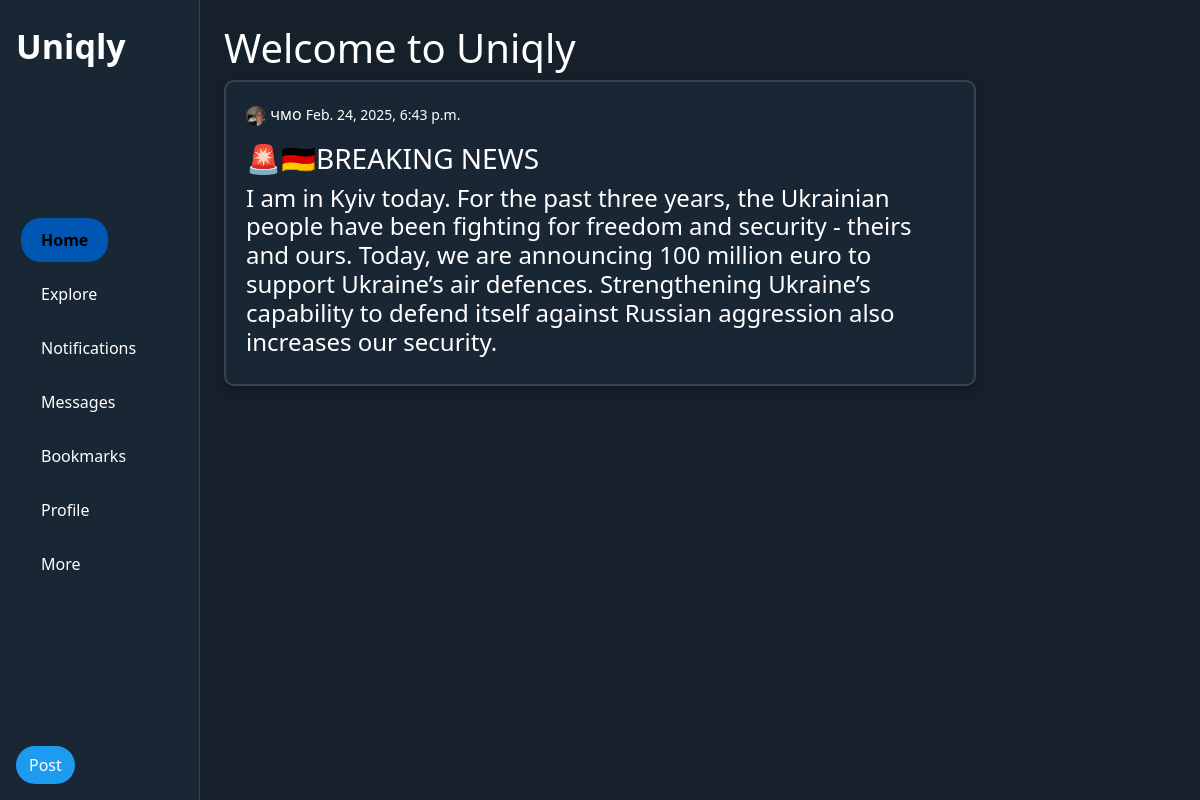
The app's page /, older data.
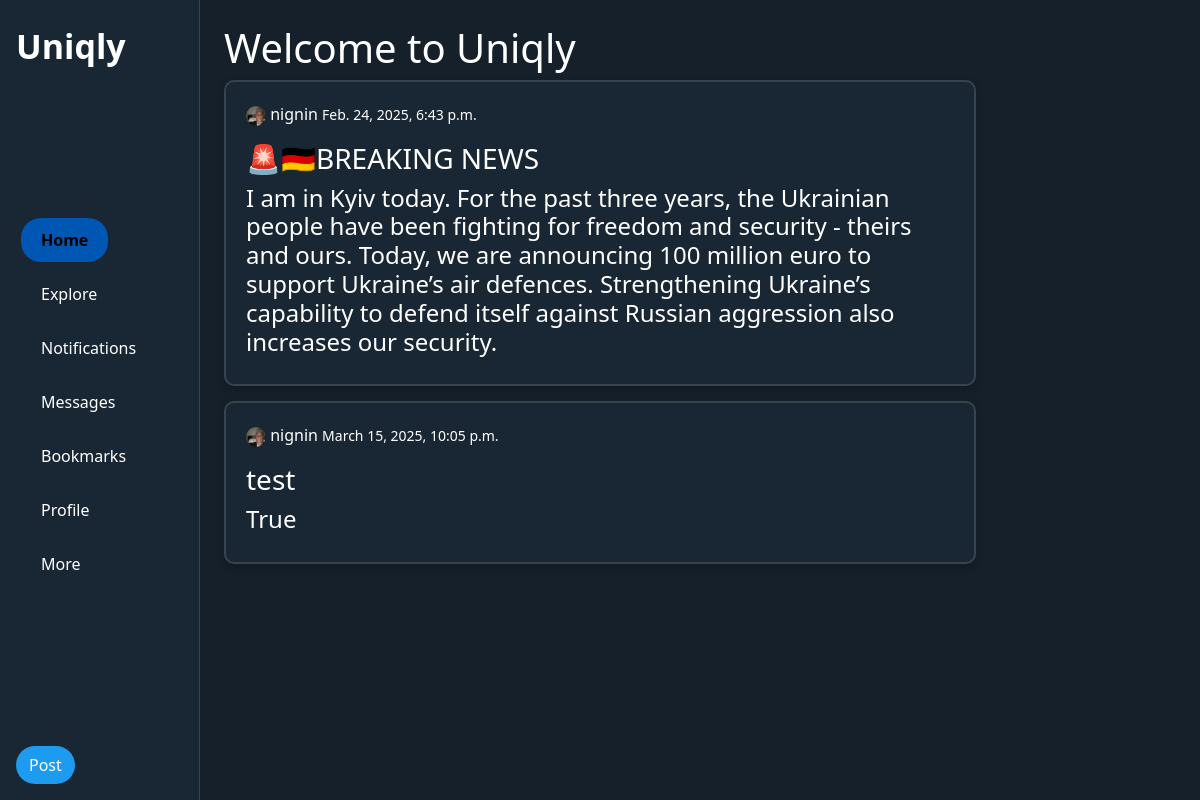
The same page, newer data.
### uniqly/models.py (models this page shows)
class Post(models.Model):
    content = models.TextField(default=True)
    title = models.TextField()
    created_at = models.DateTimeField(auto_now_add=True)
    user = models.ForeignKey(settings.AUTH_USER_MODEL, on_delete=models.CASCADE, related_name='posts')
    photo = models.ImageField(upload_to="Image", null= True, blank=True)

### aunthentication/models.py (models this page shows)
class CustomUser(AbstractUser):
    ROLE_CHOICES = (
        ('user', 'Користувач'),
        ('moderator', 'Модератор'),
        ('admin', 'Адміністратор'),
    )
    role = models.CharField(max_length=10, choices=ROLE_CHOICES, default='user')
    bio = models.TextField(null=True)
    avatar = models.ImageField(upload_to="Image", null= True)
    hat = models.ImageField(upload_to="Image",null=True)

### uniqly/views.py (the view)
# urls.py: path("", PostListView.as_view(), name="post"),
class PostListView(ListView):
    model = Post
    template_name = 'home.html'
    context_object_name = 'posts'
    success_url = reverse_lazy("post")

### templates/home.html (shortened to what this page needs)
<!DOCTYPE html>
<html lang="en">
<head>
        {% load static %}
    <link href="https://cdn.jsdelivr.net/npm/bootstrap@5.3.0/dist/css/bootstrap.min.css" rel="stylesheet">
    <link rel="stylesheet" href="{% static 'style.css' %}">
</head>
<body>
    <div class="container-fluid">
        <div class="row">
            <nav class="navbar col-md-2 d-flex flex-column align-items-start py-3">
                <a class="navbar-brand ms-3" href="{% url 'post' %}">Uniqly</a>
                <ul class="navbar-nav flex-column ms-3">
                    <li class="nav-item"><a class="nav-link active" href="{% url 'post' %}">Home</a></li>
                    <li class="nav-item"><a class="nav-link" href="#">Explore</a></li>
                    <li class="nav-item"><a class="nav-link" href="#">Notifications</a></li>
                    <li class="nav-item"><a class="nav-link" href="#">Messages</a></li>
                    <li class="nav-item"><a class="nav-link" href="#">Bookmarks</a></li>
                    <li class="nav-item"><a class="nav-link" href="{% url 'profile' %}">Profile</a></li>
                    <li class="nav-item"><a class="nav-link" href="#">More</a></li>
                </ul>
                <a class="btn tweet-btn ms-3" href="{% url 'new_post' %}">Post</a>
            </nav>
<div class="col-md-2 "></div>
<div class="col-md-8 p-4">
    <h1>Welcome to Uniqly</h1>
    {% if posts %}
        {% for post in posts %}
        <div class="post-card">
            <p><img src="{{ post.user.avatar.url }}" alt="Avatar" class="avatar">
           {{ post.user.username }} <small>{{ post.created_at }}</small></p>
            <h3>{{ post.title }}</h3>
            <h4>{{ post.content }}</h4>
        </div>
        {% endfor %}
    {% else %}
        <p>No posts available.</p>
    {% endif %}
</div>
</body>
</html>

Row changes from the older to the newer data that the page shows:
changed through a linked row, Post "🚨🇩🇪BREAKING NEWS": user.username "чмо" → "nignin"
added Post: user.avatar (picture), user.username "nignin", created_at "March 15, 2025, 10:05 p.m.", title "test", content "True"
